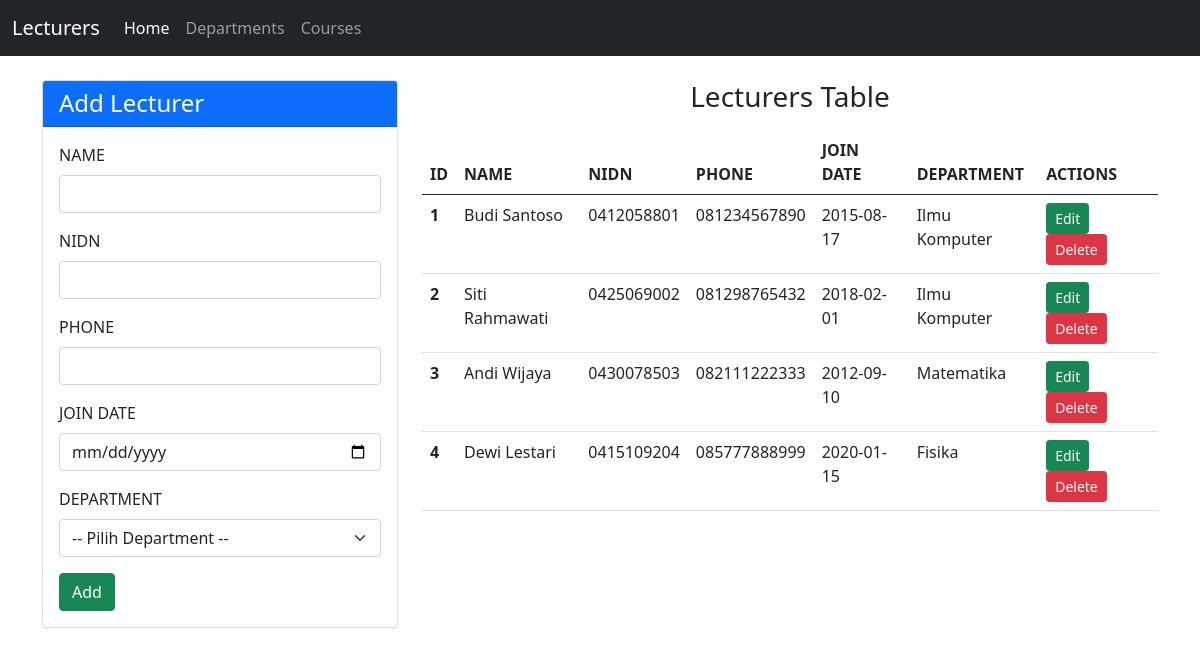
The page /tp_mvc25/index.php on the database its author committed.
### tables this page shows
CREATE TABLE `lecturers` (
  `id` int(11) NOT NULL AUTO_INCREMENT,
  `name` varchar(100) NOT NULL,
  `nidn` varchar(20) NOT NULL,
  `phone` varchar(20) NOT NULL,
  `join_date` date NOT NULL,
  `department_id` int(11) DEFAULT NULL,
  PRIMARY KEY (`id`),
  KEY `department_id` (`department_id`),
  CONSTRAINT `fk_lecturers_department` FOREIGN KEY (`department_id`)
    REFERENCES `departments` (`id`) ON DELETE SET NULL ON UPDATE CASCADE
);

CREATE TABLE `departments` (
  `id` int(11) NOT NULL AUTO_INCREMENT,
  `name` varchar(100) NOT NULL,
  `building` varchar(100) NOT NULL,
  PRIMARY KEY (`id`)
);

### tp_mvc25/controllers/LecturerController.php (called while the page is built, shortened)
<?php
include_once("views/LecturerView.php");
class LecturerController
{
    private $lecturer;
    private $department;
    function __construct()
    {
        $this->lecturer = new Lecturer(DB_HOST, DB_USER, DB_PASS, DB_NAME);
        $this->department = new Department(DB_HOST, DB_USER, DB_PASS, DB_NAME);
    }
    function index($id_edit = null)
    {
        $this->lecturer->getLecturer();
        $lecturers = array();
        while ($row = $this->lecturer->getResult()) {
            array_push($lecturers, $row);
        }
        $this->department->getDepartment();
        $departments = array();
        while ($row = $this->department->getResult()) {
            array_push($departments, $row);
        }
        $edit = null;
        $view = new LecturerView();
        $view->render($lecturers, $departments, $edit);
    }
}

### tp_mvc25/models/DB.php (called while the page is built, shortened)
<?php
class DB
{
    private $db_host;
    private $db_user;
    private $db_pass;
    private $db_name;
    private $db_link;
    function __construct($db_host, $db_user, $db_pass, $db_name)
    {
        $this->db_host = $db_host;
        $this->db_user = $db_user;
        $this->db_pass = $db_pass;
        $this->db_name = $db_name;
    }
    function open()
    {
        $this->db_link = mysqli_connect(
            $this->db_host,
            $this->db_user,
            $this->db_pass,
            $this->db_name
        );
    }
    function execute($query)
    {
        $this->result = mysqli_query($this->db_link, $query);
        return $this->result;
    }
}

### tp_mvc25/models/Lecturer.php (called while the page is built, shortened)
<?php
include_once("models/DB.php");
class Lecturer extends DB
{
    function getLecturer()
    {
        $query = "SELECT lecturers.*, departments.name AS department_name
                  FROM lecturers
                  LEFT JOIN departments ON lecturers.department_id = departments.id
                  ORDER BY lecturers.id";
        return $this->execute($query);
    }
}

### tp_mvc25/views/LecturerView.php (the view, shortened to what this page needs)
<?php
include_once("views/Template.php");
class LecturerView
{
    function render($lecturers, $departments, $edit)
    {
        $rows = "";
        foreach ($lecturers as $row) {
            $department = $row['department_name'];
            $rows .= "<tr>
                <th>" . Template::safe($row['id']) . "</th>
                <td>" . Template::safe($row['name']) . "</td>
                <td>" . Template::safe($row['nidn']) . "</td>
                <td>" . Template::safe($row['phone']) . "</td>
                <td>" . Template::safe($row['join_date']) . "</td>
                <td>" . Template::safe($department) . "</td>
                <td>
                    <a class='btn btn-success btn-sm' href='index.php?id_edit=" . $row['id'] . "'>Edit</a>
                    <a class='btn btn-danger btn-sm' href='index.php?id_hapus=" . $row['id'] . "'
                       onclick=\"return confirm('Hapus data dosen ini?')\">Delete</a>
                </td>
            </tr>";
        }
        $options = "<option value=''>-- Pilih Department --</option>";
    }
}

### tp_mvc25/index.php
<?php
include_once("controllers/LecturerController.php");
$lecturer = new LecturerController();
if (isset($_POST['add'])) {
    $lecturer->add($_POST);
} else if (isset($_POST['update'])) {
    $lecturer->update($_POST);
} else if (!empty($_GET['id_hapus'])) {
    $lecturer->delete($_GET['id_hapus']);
} else if (!empty($_GET['id_edit'])) {
    $lecturer->index($_GET['id_edit']);
} else {
    $lecturer->index();
}

### tp_mvc25/views/Template.php (shortened to what this page needs)
<?php
class Template
{
    private $content;
    function __construct($filename)
    {
        $this->content = file_get_contents($filename);
        $navbar = file_get_contents("templates/navbar.html");
        $this->content = str_replace("DATA_NAVBAR", $navbar, $this->content);
    }
    function replace($old, $new)
    {
        $this->content = str_replace($old, $new, $this->content);
    }
    function write()
    {
        echo $this->content;
    }
    static function safe($text)
    {
        return htmlspecialchars((string) $text, ENT_QUOTES, 'UTF-8');
    }
}

### rows shown on the page
lecturers: id "1", name "Budi Santoso", nidn "0412058801", phone "081234567890", join_date "2015-08-17", department.name "Ilmu Komputer"
lecturers: id "2", name "Siti Rahmawati", nidn "0425069002", phone "081298765432", join_date "2018-02-01", department.name "Ilmu Komputer"
lecturers: id "3", name "Andi Wijaya", nidn "0430078503", phone "082111222333", join_date "2012-09-10", department.name "Matematika"
lecturers: id "4", name "Dewi Lestari", nidn "0415109204", phone "085777888999", join_date "2020-01-15", department.name "Fisika"
